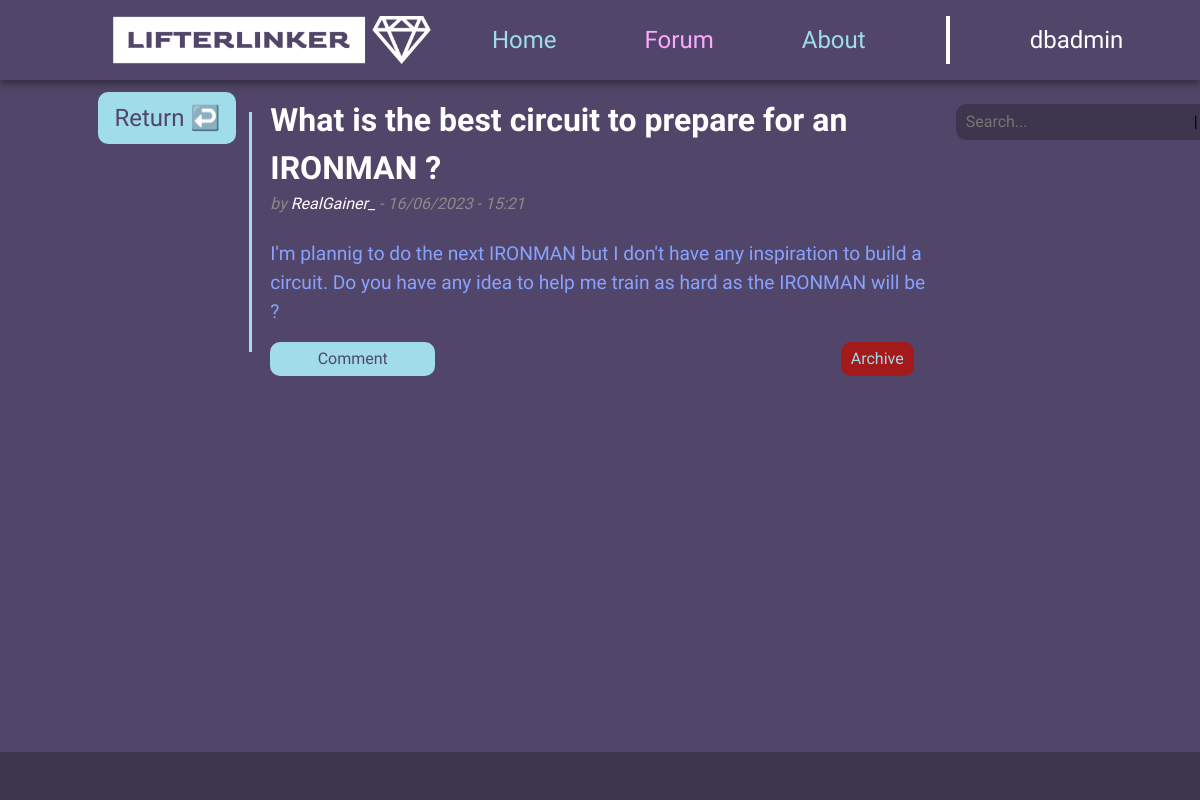
The page /f/post/18 (signed in) on the database as committed earlier.
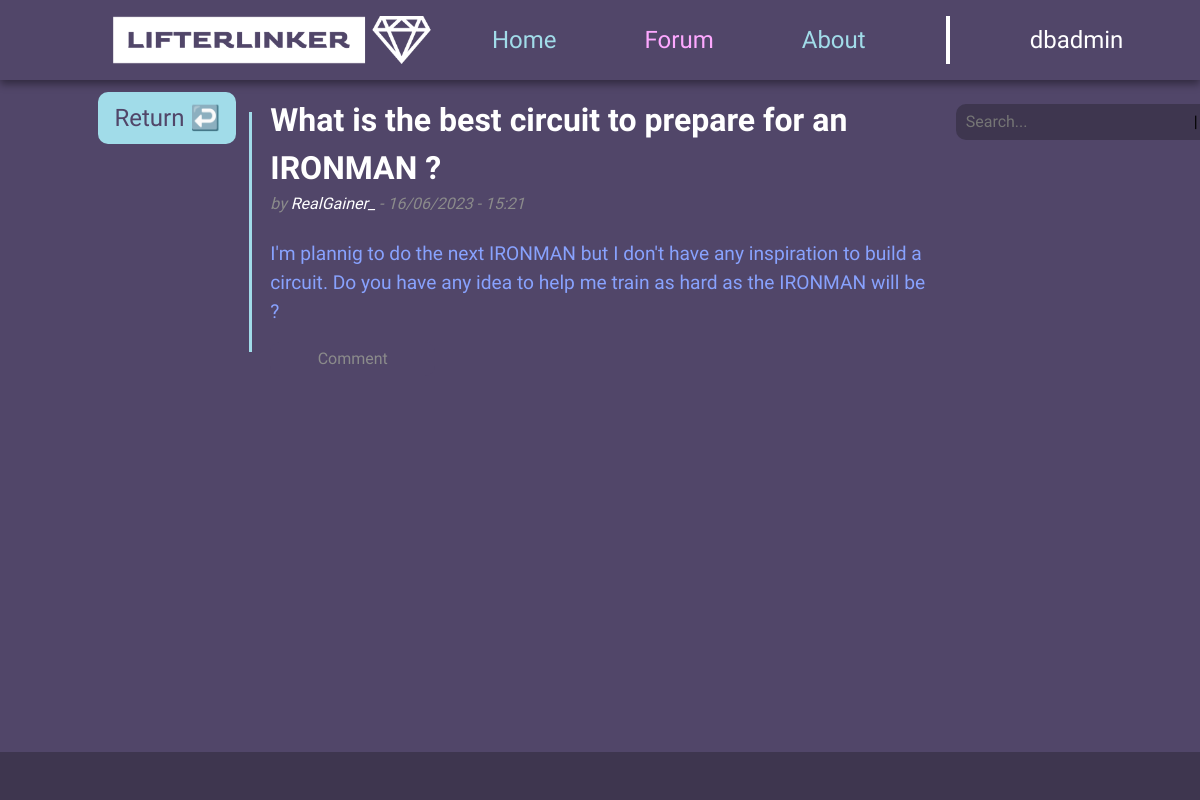
The same page on the database as committed later.
### forum/views.py (the view, shortened to what this page needs)
# urls.py: path('post/<int:postID>', views.post, name='post'),
def post(request, postID):
    try :
        post = Post.objects.get(postID=postID)
        comments = Comment.objects.filter(parentID=postID)
    except :
        post = {'title': 'Error 404', 'content': 'Post not found', 'author': 'System'}
        comments = {}
    return render(request, 'post_page.html', {'post': post, 'comments': comments, 'session': request.session})

### forum/templates/post_page.html (shortened to what this page needs)
{% extends 'base.html' %}
{% block nav %}
    <a class="nav-link hoverlink" href="{% url 'index' %}"
        style="color: #a1dce9;  margin-left: 1.5em; margin-right: 1.5em;">Home</a>
    <a class="nav-link hoverlink" href="{% url 'forumindex' %}"
        style="color: #FDA8FF; margin-left: 1.5em; margin-right: 1.5em;">Forum</a>
    <a class="nav-link hoverlink" href="{% url 'about' %}"
        style="color: #a1dce9; margin-left: 1.5em; margin-right: 1.5em;">About</a>
    <div style="background-color: white; width: 4px; height: 2em; margin-left: 1.5em; margin-right: 1.5em;"></div>
    {% if session.username %}
        <a class="nav-link hoverlink" href="{% url 'userindex' %}"
            style="color: #ffffff;  margin-left: 1.5em; margin-right: 1.5em;">{{ session.username }}</a>
    {% else %}
        <a class="nav-link hoverlink" href="{% url 'userindex' %}"
            style="color: #ffffff;  margin-left: 1.5em; margin-right: 1.5em;">Login</a>
    {% endif %}
{% endblock %}
{% block navbar2 %}
    <div class="hoverbutton" style="background-color:#a1dce9; border-radius: 10px; margin-right: 1em;">
        <a onclick="window.history.back()" class="nav-link" href="#" style="color: #514669;">Return ↩️</a>
    </div>
{% endblock %}
{% block body %}
    {% if post %}
        <div>
            <b class="post_title">{{ post.title }} </b><br>
            <i style="color: #8B8B8B">by <a class="post_author" href="{% url 'user' username=post.author %}">{{ post.author }}</a> - {{ post.date|date:"d/m/Y - H:i" }}</i><br><br>
            <p style="color: #88A2FE"> {{ post.content }} </p>
            {% if session.username %}
                <div class="d-flex justify-content-between">
                    {% if post.status == 1 %}
                        <button class="hoverbutton" style="background-color:#514669; padding: 5px 10px 5px 10px; border: none; border-radius: 10px; margin-right: 1em; color: #8B8B8B; width: 25%;">Comment</button>
                    {% else %}
                        <button class="hoverbutton" style="background-color:#a1dce9; padding: 5px 10px 5px 10px; border: none; border-radius: 10px; margin-right: 1em; color: #514669; width: 25%;" onclick="opencomment()">Comment</button>
                        <form action="{% url 'archive' %}" method="POST">
                            <input class="hoverbutton" style="background-color:#A41A1A; padding: 5px 10px 5px 10px; border: none; border-radius: 10px; margin-right: 1em; color: #A1DCE9;" type="submit" value="Archive">
                        </form>
                    {% endif %}
                </div>
            {% else %}
                <div onclick="gotologin()" class="hoverbutton" style="background-color:#a1dce9; padding: 5px 10px 5px 10px; border: none; border-radius: 10px; margin-right: 1em;">
                    <a style="color: #514669;" href="#">Comment</a>
                </div>
                {% endif %}
            <br>
        </div>
    {% else %}
        <p>
            404 <br>
            Post not found
        </p>
    {% endif %}
{% endblock %}

Rows that differ between the two databases and show on the page:
changed Post "What is the best circuit to prepare for an IRONMAN ?": status 0 → 1 (drawn)
Other text that changed with them:
form field value: "Archive" → (not shown)
